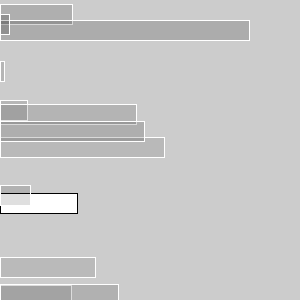
Frame 1 (no input)
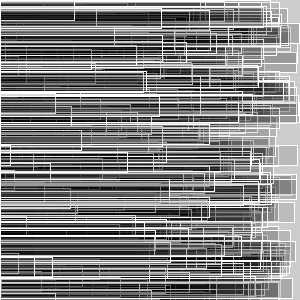
Frame 60 (the mouse pressed at the canvas centre just before this capture)
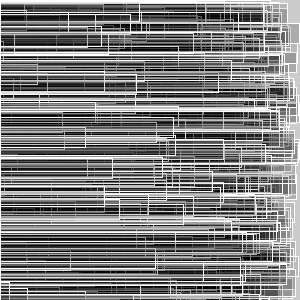
Frame 120 (the mouse held since frame 60 and released just before this capture)

The Processing sketch that drew these frames (run headless with seeded random() and noise(); from frame 60 on, the mouse is pressed at the canvas centre):

// Processing sketch: processing_19739
// ── processing_19739.pde

void setup () {
  size (300,300);
frameRate(5);
}
void draw () {


for(int x = 0; x < 25; x++){
  rect(0, random (height) , random (width) , 20);
  fill(RGB, x + 20);
  stroke(random(255,0));
   x++;
   
  }
}  
